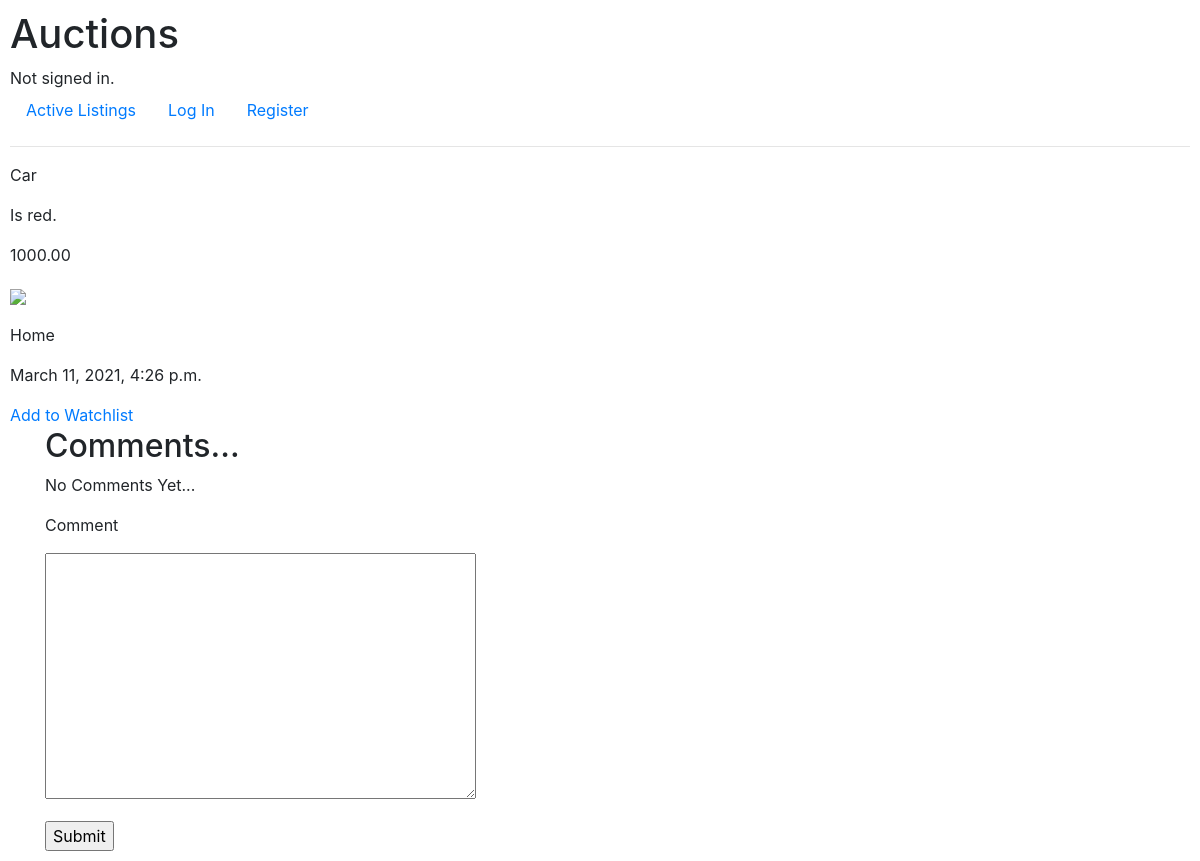
The page /listingPage/1/ on the database as committed earlier.
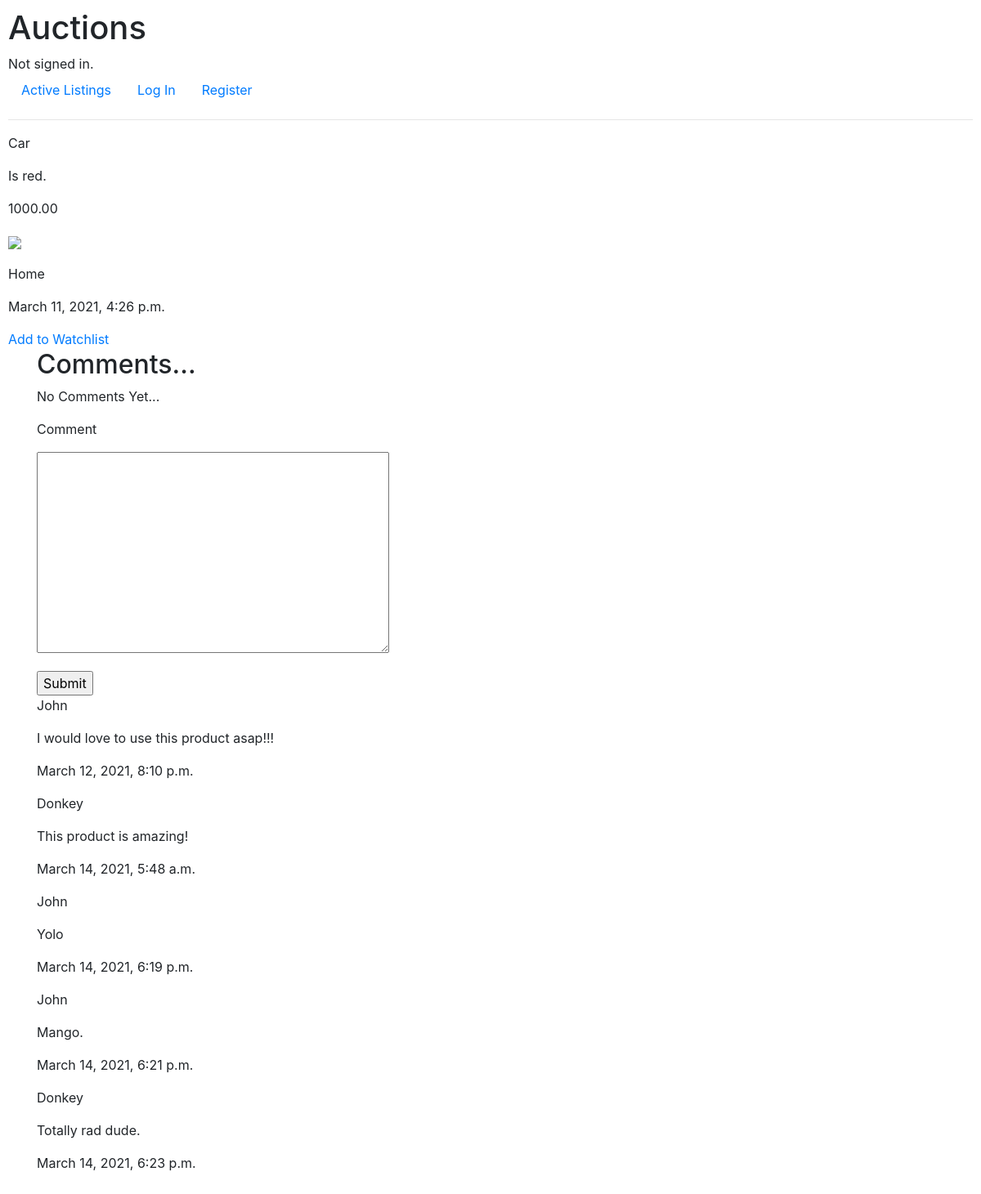
The same page on the database as committed later.
### auctions/models.py (models this page shows, shortened)
class AuctionListing(models.Model):
    CATEGORY = (
        ("Accessories", "Accessories"),
        ("Books", "Books"),
        ("Electronics", "Electronics"),
        ("Food", "Food"),
        ("Garden", "Garden"),
        ("Home", "Home"),
        ("Music", "Music"),
        ("Office", "Office"),
        ("Safety", "Safety"),
        ("Video Games", "Video Games"),
    )
    title = models.CharField(max_length=200)
    description = models.TextField(blank=True)
    price = models.DecimalField(max_digits=10, decimal_places=2)
    photo = models.URLField(blank=True, null=True)
    category = models.CharField(max_length=200, blank=True, choices=CATEGORY)
    date_posted = models.DateTimeField(auto_now_add=True, blank=True, null=True)

class Comment(models.Model):
    user = models.ForeignKey(User, on_delete=models.CASCADE)
    entry = models.ForeignKey(AuctionListing, related_name='comments', null=True, on_delete=models.CASCADE)
    comment = models.TextField()
    date_posted = models.DateTimeField(auto_now_add=True, blank=True, null=True)

class User(AbstractUser):
    pass

### auctions/views.py (the view, shortened to what this page needs)
# urls.py: path("listingPage/<int:id>/", views.listingPage, name="listingPage"),
def listingPage(request, id):
    entry = AuctionListing.objects.get(id=id)
    comment_form = CommentForm()
    context = {'entry': entry, 'comment_form': comment_form}
    return render(request, "auctions/listing_page.html", context)

### auctions/forms.py
class CommentForm(ModelForm):
    class Meta:
        model = Comment
        exclude = ['user', 'entry']

### auctions/templates/auctions/listing_page.html (shortened to what this page needs)
{% extends "auctions/layout.html" %}
{% block body %}
    <p>{{ entry.title }}</p>
    <p>{{ entry.description }}</p>
    <p>{{ entry.price }}</p>
    <p><img src="{{ entry.photo }}" width="30%"></p>
    <p>{{ entry.category }}</p>
    <p>{{ entry.date_posted }}</p>
    <a href="{% url 'add_Watchlist' entry.id %}">Add to Watchlist</a>
    <div class="container">
    <h2>Comments...</h2>
        {% if not entry.comments.all %}
            <p>No Comments Yet...</p>
            <form action="{% url 'listingPage' entry.id %}" method="post">
                {% for c in comment_form %}
                <p>{{ c.label }}</p>
                <p>{{ c }}</p>
            {% endfor %}
                <input type="submit" value="Submit">
            </form>
        {% else %}
        <p>No Comments Yet...</p>
            <form action="{% url 'listingPage' entry.id %}" method="post">
            {% for c in comment_form %}
                <p>{{ c.label }}</p>
                <p>{{ c }}</p>
            {% endfor %}
                <input type="submit" value="Submit">
            </form>
        {% for comment in entry.comments.all %}
            <p>{{ comment.user }}</p>
            <p>{{ comment.comment }}</p>
            <p>{{ comment.date_posted }}</p>
        {% endfor %}
        {% endif %}
    </div>
{% endblock %}

### auctions/templates/auctions/layout.html (shortened to what this page needs)
{% load static %}
<!DOCTYPE html>
<html lang="en">
    <head>
        <link rel="stylesheet" href="https://stackpath.bootstrapcdn.com/bootstrap/4.4.1/css/bootstrap.min.css">
        <link href="{% static 'auctions/styles.css' %}" rel="stylesheet">
    </head>
    <body>
        <h1>Auctions</h1>
        <div>
            {% if user.is_authenticated %}
                Signed in as <strong>{{ user.username }}</strong>.
            {% else %}
                Not signed in.
            {% endif %}
        </div>
        <ul class="nav">
            <li class="nav-item">
                <a class="nav-link" href="{% url 'index' %}">Active Listings</a>
            </li>
            {% if user.is_authenticated %}
                <li class="nav-item">
                    <a class="nav-link" href="{% url 'logout' %}">Log Out</a>
                </li>
                <li class="nav-item">
                    <a class="nav-link" href="{% url 'createListing' %}">Upload Item</a>
                </li>
                <li class="nav-item">
                    <a class="nav-link" href="{% url 'createWatchlist' %}">{{ user.username }}'s Watchlist</a>
                </li>
            {% else %}
                <li class="nav-item">
                    <a class="nav-link" href="{% url 'login' %}">Log In</a>
                </li>
                <li class="nav-item">
                    <a class="nav-link" href="{% url 'register' %}">Register</a>
                </li>
            {% endif %}
        </ul>
        <hr>
        {% block body %}
        {% endblock %}
    </body>
</html>

### auctions/static/auctions/styles.css (style rules this page uses)
body { padding: 10px; }

Rows that differ between the two databases and show on the page:
now on this page (row edited): Comment: user "John", comment "I would love to use this product asap!!!", date_posted "March 12, 2021, 8:10 p.m."
changed Comment: entry_id empty → 1 (drawn)
added Comment: user "Donkey", comment "This product is amazing!", date_posted "March 14, 2021, 5:48 a.m."
added Comment: user "John", comment "Yolo", date_posted "March 14, 2021, 6:19 p.m."
added Comment: user "John", comment "Mango.", date_posted "March 14, 2021, 6:21 p.m."
added Comment: user "Donkey", comment "Totally rad dude.", date_posted "March 14, 2021, 6:23 p.m."
Other text that changed with them:
form field value: (not shown) → "Submit"
form field value: "Submit" → (not shown)
new list line: "Comment "
list line gone: "Comment "
